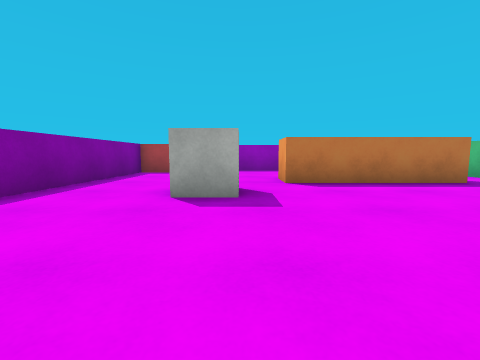
View 1 (above)

14 first-person views from a walk through a 3-D level made in the Unity game engine. The camera is 0.62 m above the floor, tilts 6° down and sees 90° across. The floor is counted in squares, 1 m on a side. Each view is taken from the middle of a square. On the plan, view 1 faces up. The plan holds only what a view shows up to about 9 squares ahead; the rest is blank. The player is left out. Surface patterns are stand-ins for the level's own textures.

View 2
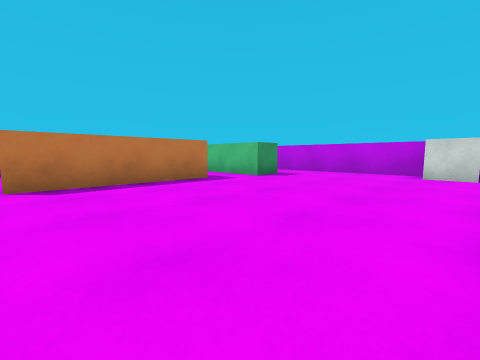

View 3
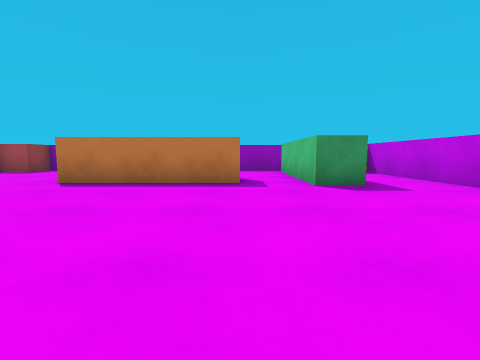

View 4
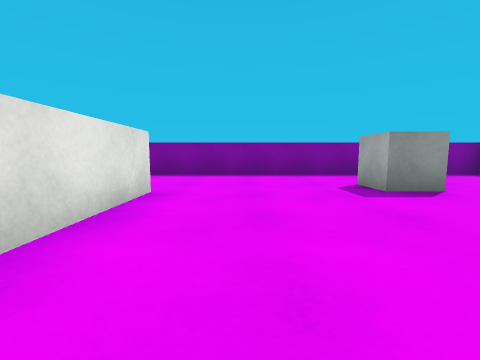

View 5
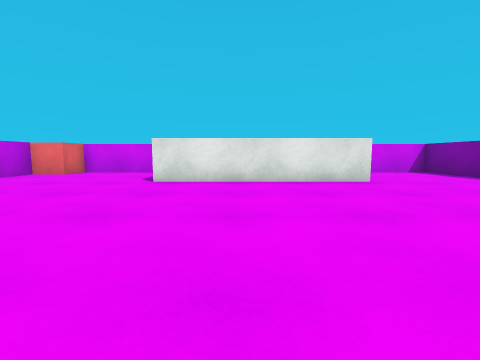

View 6
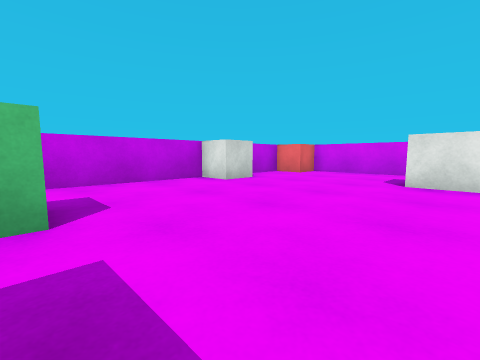

View 7
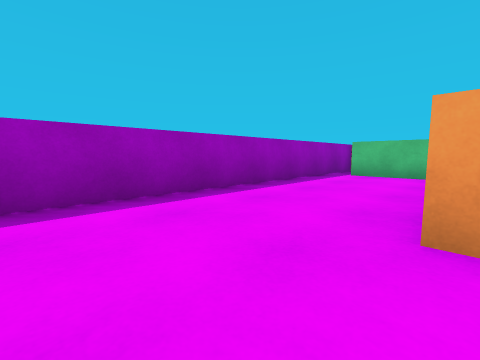

View 8
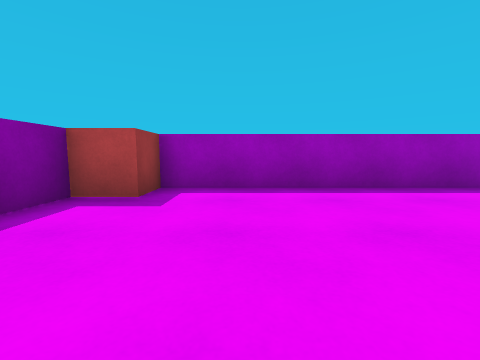

View 9
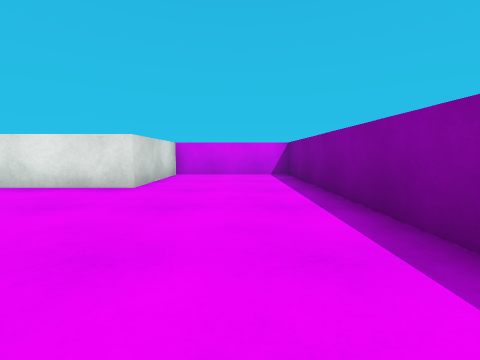

View 10
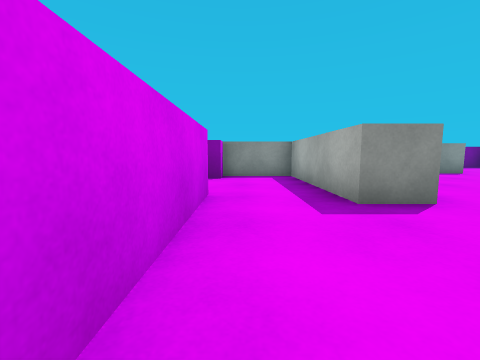

View 11
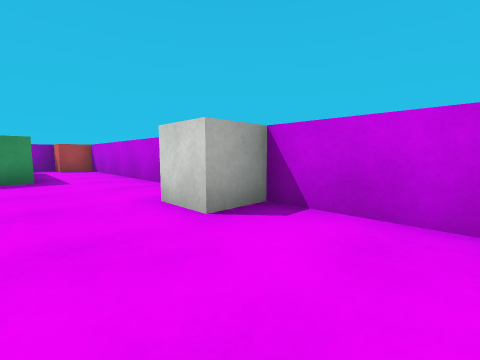

View 12
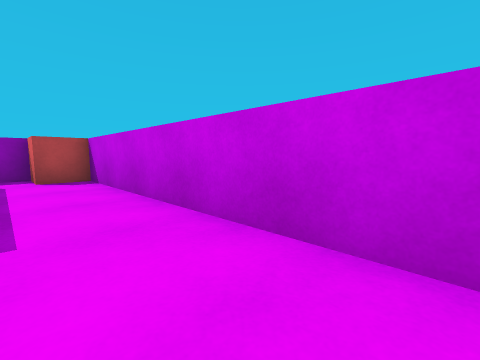

View 13
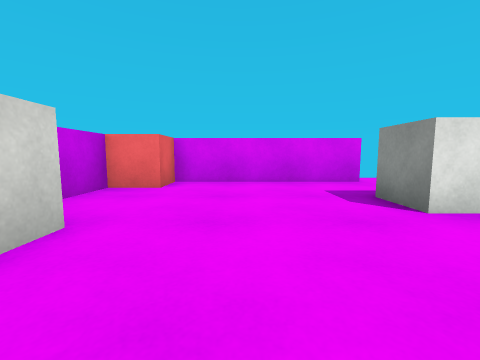

View 14
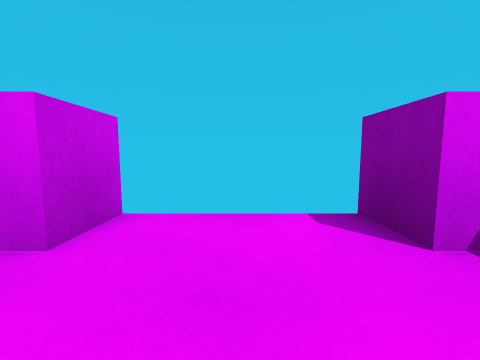

### Floor plan
Points are (right, up) in squares from view 1. A wall is a line through its corners. A room is listed if a view was taken in it or the views show most of it. See-through windows are left out.
Room 1 (views 1, 2, 3, 4, 5, 6, 7, 8, 9, 10, 11, 12, 13, 14)
walls: (5.1, 5.2) (1, 5.2) (1, 6.2); (7.6, 4.7) (6.5, 4.7) (6.5, 8.8); (4.2, -4.5) (4.2, -3.5) (8.5, -3.5); (-3.5, 8.5) (-3.5, -3.5) (0, -3.5) (0, -0.5) (5, -0.5) (5, -1.5) (1, -1.5) (1, -3.5) (1.7, -3.5) (1.7, -4.5); (9.5, -2.5) (9.5, 8.5); (8.6, 9.5) (-2.5, 9.5)
ways out: gap at (7, 9)
objects: red cube (-3, 9); white cube (-1, 4) to (0, 4); red cube (9, -3); white cube (9, 0) to (9, 1); red cube (9, 9)

Where each view was taken, in squares from view 1:
view 1: 0 up, 0 right, facing up
view 2: 0 up, 1 right, facing up-right
view 3: 0 up, 5 right, facing up
view 4: 1 up, 4 right, facing left
view 5: 5 up, 3 right, facing down
view 6: 5 up, 4 right, facing down-right
view 7: 6 up, 1 left, facing up-right
view 8: 5 up, 1 left, facing up
view 9: 4 up, 2 left, facing down
view 10: 3 down, 8 right, facing left
view 11: 2 down, 7 right, facing up-right
view 12: 2 up, 8 right, facing up-right
view 13: 2 up, 7 right, facing down
view 14: 2 down, 3 right, facing down
